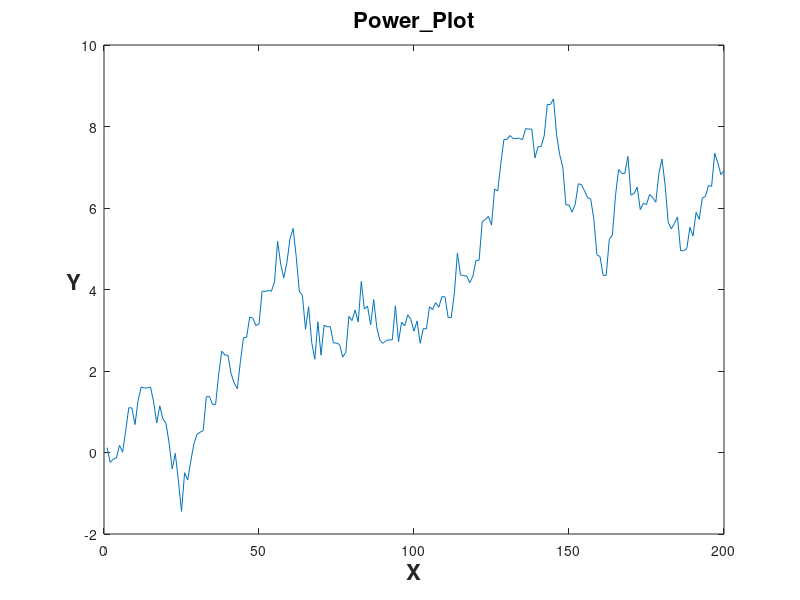

Recreate this plot in MATLAB.
%% POWER_PLOT plots some random data to a PNG file.
%
%  Licensing:
%
%    This code is distributed under the GNU LGPL license.
%
%  Modified:
%
%    31 October 2007
%
%  Author:
%
%    John Burkardt
%
  fprintf ( 1, '\n' );
  fprintf ( 1, 'POWER_PLOT\n' );
  fprintf ( 1, '  Plot some data, store it in a PNG file.\n' );

  n = 200;
  x = 1 : n;
  y = 2 * rand ( 1, n ) - 1;
  y = sign ( y ) .* y.^2;
  y = cumsum ( y, 2 );
  plot ( x, y );

  xlabel ( 'X', 'FontName', 'Helvetica', 'FontWeight', 'bold', ...
    'FontSize', 16 );

  ylabel ( 'Y', 'FontName', 'Helvetica', 'FontWeight', 'bold', ...
    'FontSize', 16, 'Rotation', 0 );

  title ( 'Power\_Plot', 'FontName', 'Helvetica', 'FontWeight', ...
    'bold', 'FontSize', 16 );

  print -dpng 'power_plot.png';

  fprintf ( 1, '\n' );
  fprintf ( 1, '  The data was stored in "power_plot.png".\n' );

  exit
